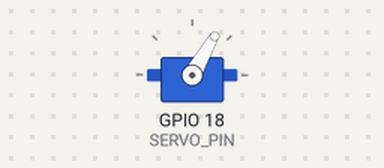
Simulated run of this sketch. Board: ESP32. Shown: servo. What the sketch prints to the serial monitor is not drawn.

Above: at 2.05 s.
At 5.4 s:
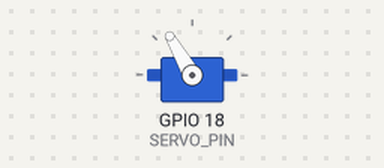
At 9.0 s:
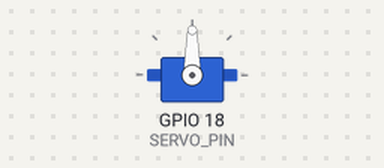
Timing chart, 0 to 11.1 s (numbered marks = the images above):
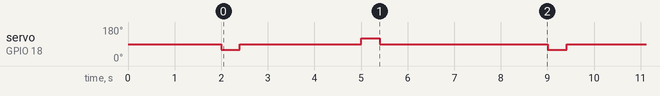

Measured:
- by itself, servo on GPIO 18 (SERVO_PIN): repeats every 7.0 s: 90° 2.6 s, 120° 0.40 s, 90° 3.6 s, 60° 0.40 s

The sketch:

servo_measurement_test.ino
```cpp
#include <Arduino.h>
#include <ESP32Servo.h>

const int SERVO_PIN = 18;

Servo servo;

const int REST_ANGLE = 90;
const int PRESS_LEFT = 60;
const int PRESS_RIGHT = 120;

int trial = 0;

void pressServo(int targetAngle, const char* label) {
  trial++;

  unsigned long start_us = micros();
  uint32_t heap_before = ESP.getFreeHeap();

  servo.write(targetAngle);
  delay(400);

  servo.write(REST_ANGLE);
  delay(600);

  unsigned long end_us = micros();
  uint32_t heap_after = ESP.getFreeHeap();

  Serial.print("trial=");
  Serial.print(trial);

  Serial.print(", action=");
  Serial.print(label);

  Serial.print(", target_angle=");
  Serial.print(targetAngle);

  Serial.print(", duration_ms=");
  Serial.print((end_us - start_us) / 1000.0);

  Serial.print(", free_heap_before=");
  Serial.print(heap_before);

  Serial.print(", free_heap_after=");
  Serial.print(heap_after);

  Serial.print(", heap_diff=");
  Serial.println((int)heap_after - (int)heap_before);
}

void setup() {
  Serial.begin(115200);
  delay(1000);

  servo.setPeriodHertz(50);
  servo.attach(SERVO_PIN, 500, 2400);

  servo.write(REST_ANGLE);
  delay(1000);

  Serial.println("MG90S Servo Measurement Test Start");
  Serial.print("Initial free heap: ");
  Serial.println(ESP.getFreeHeap());
}

void loop() {
  pressServo(PRESS_LEFT, "press_left");
  delay(2000);

  pressServo(PRESS_RIGHT, "press_right");
  delay(3000);
}
```
